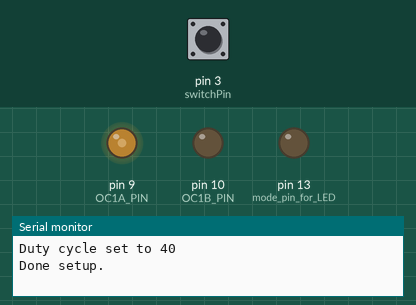
This sketch was run on a simulated Arduino Uno, built with avr-gcc and run on an emulated ATmega328P. On the bench: output pins drawn as LEDs (lit = HIGH), the last lines printed to the serial monitor. Dashed ring = blinking. The inputs (shaded band) are chosen by the test bench; at power-on: pin 3 (switchPin) HIGH.

Above: at 1.2 s.
1.3 s: pin 3 (switchPin) pulled LOW for 0.15 s
At 3.6 s:
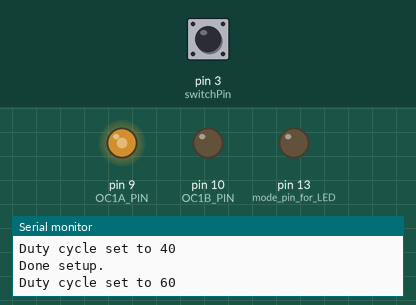
4.3 s: pin 3 (switchPin) pulled LOW for 1 s
At 5.9 s:
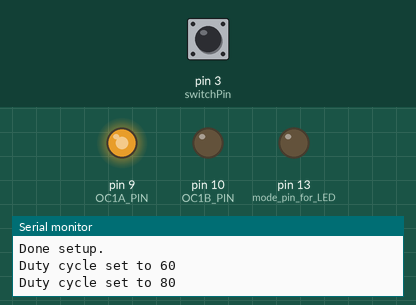
7.3 s: pin 3 (switchPin) pulsed LOW 2 times (0.12 s each, 0.3 s apart)
At 8.4 s:
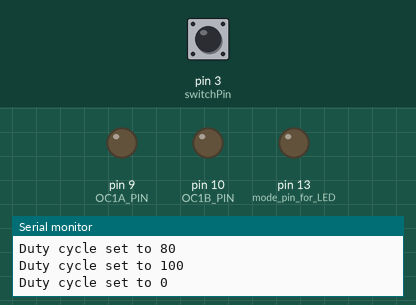
9.4 s: pin 3 (switchPin) pulled LOW for 0.15 s
At 10.5 s:
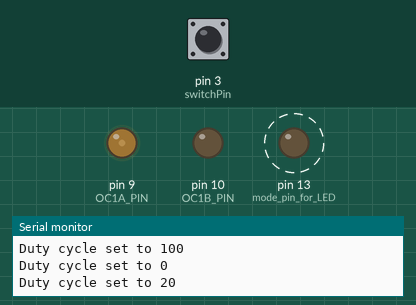
12.4 s: pin 3 (switchPin) pulled LOW for 3.2 s
At 12.8 s:
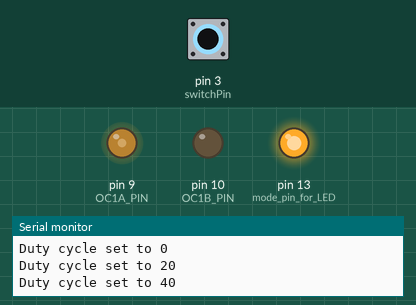
Timing chart, 0 to 18.1 s (numbered marks = the images above; inputs shaded):
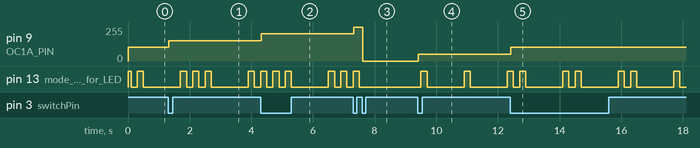

Measured:
- after the input at 1.3 s, pin 9 (OC1A_PIN): 102/255 → 153/255 at once
- after the input at 4.3 s, pin 9 (OC1A_PIN): 153/255 → 204/255 at once
- after the input at 7.3 s, pin 9 (OC1A_PIN): 204/255 → 255/255 at once, → 0/255 0.30 s later; pin 13 (mode_pin_for_LED): goes on until 7.5 s, then stays LOW
- after the input at 9.4 s, pin 9 (OC1A_PIN): 0/255 → 51/255 at once; pin 13 (mode_pin_for_LED): alternates HIGH for 0.20 s and LOW for 1.2 s, starting after 0.10 s
- after the input at 12.4 s, pin 9 (OC1A_PIN): 51/255 → 102/255 at once

The sketch:

main.ino
```cpp
// generate a 25kHz PWM
// duty cycle moves 20% at a time

// button pin is 3, gnd = press
// fan pwm pin is 9

// SUPPORTING FUNCTIONS

int oneShotBits[8]; // oneshot bits available for use for oneshot or toggle calls
int ONSTracker;     // index for oneshot bits

int oneShot(int precond, int OSR)
{
    // use global memory to keep track of oneshot bits
    if (precond == 1 && oneShotBits[OSR] == 0)
    {
        oneShotBits[OSR] = 1;
        return 1;
    }
    else if (precond == 0 && oneShotBits[OSR] == 1)
    {
        oneShotBits[OSR] = 0;
        return 0;
    }
    else
        return 0;
}

// timer memories, used for debounce
int timerInSession[8];                                           // for speed, so we only update timer timers when needed
int timerMemory[sizeof(timerInSession) / sizeof(int)];           // make function calls smaller by remembering previous output state
unsigned long timerTimers[sizeof(timerInSession) / sizeof(int)]; // debounce timers available for use
int timerTracker;

int TON(int input, int preset, int timerNumber)
{
    if (input && !timerInSession[timerNumber])
        timerTimers[timerNumber] = millis();
    else if (input && timerMemory[timerNumber])
        return 1;
    else if (input && millis() - timerTimers[timerNumber] >= preset)
    {
        timerMemory[timerNumber] = 1;
        return 1;
    }
    timerMemory[timerNumber] = 0;
    timerInSession[timerNumber] = input;
    return 0;
}

// BEGINNING OF PROGRAM -----------------------------

const word PWM_FREQ_HZ = 25000; //Adjust this value to adjust the freque
const word TCNT1_TOP = 16000000 / (2 * PWM_FREQ_HZ); // 16MHz / (2 * PWM_FREQ_HZ)
const byte OC1A_PIN = 9;
const byte OC1B_PIN = 10;

//configure Timer 1 (pins 9,10) to output 25kHz PWM
void setupTimer1(){
    //Set PWM frequency to about 25khz on pins 9,10 (timer 1 mode 10, no prescale, count to 320)
    pinMode(OC1A_PIN, OUTPUT);
    pinMode(OC1B_PIN, OUTPUT);
    TCCR1A = (1 << COM1A1) | (1 << COM1B1) | (1 << WGM11);
    TCCR1B = (1 << CS10) | (1 << WGM13);
    ICR1 = TCNT1_TOP;
    OCR1A = 0;
    OCR1B = 0;
}

void setPwmDuty(byte duty)
{
    OCR1A = (word)(duty * TCNT1_TOP) / 100;
}

// do some defines to port pic code over to arduino
uint8_t switchPin = 3;
#define Switch digitalRead(switchPin)

int mode = 2; // start in mode 2
int numBlinks = 0;
int donePulsing = 0;
int LED = 0;

void setup()
{
    Serial.begin(9600);

    // set up pin modes
    pinMode(LED_BUILTIN, OUTPUT);       // mode pin for LED
    pinMode(switchPin, INPUT_PULLUP);   // switch input for mode change
    digitalWrite(LED_BUILTIN, !LED);    // set led to off

    // set these two pins to inputs on pwr and gnd
    // they are hard wired to 5v and gnd, I just dont want them as floating outputs or inputs
    pinMode(6, INPUT);  // gnd pin
    pinMode(7, INPUT);  // pwr pin
    pinMode(8, INPUT);  // rpm pin, unused but could be implemented later

    setupTimer1(); // need to set up timer 1 for PWM
    setPwmDuty(mode * 20); // set duty cycle to 0
    Serial.println("Duty cycle set to " + String(mode * 20));

    Serial.println("Done setup.");
}

void loop()
{
    // start of loop instructions
    ONSTracker = 0; // reset tracker for each loop
    timerTracker = 0;

    // Main code here

    // mode change condition, oneShot pb press with 20ms debounce
    if (oneShot(TON(!Switch, 20, timerTracker++), ONSTracker++))
    {
        mode++; // increment to next mode
        if (mode > 5)
            mode = 0;
        int duty = mode * 20;
        Serial.println("Duty cycle set to " + String(duty));
        setPwmDuty(duty); // update pwm duty cycle based on mode
    }

    // indicate mode on LED
    if (oneShot(millis() % 200 > 100, ONSTracker++) && !donePulsing) // 5 pulses per second, for a 2.5Hz LED pulse
    {
        if (!LED) // if led is on, then turn off, increment pulse counter, and check for done pulsing
        {
            LED = 1; // turn off LED
            digitalWrite(LED_BUILTIN, !LED);
            numBlinks++;
            if (numBlinks >= mode)
            {
                numBlinks = 0;
                donePulsing = 1;
            }
        }
        else if (mode) // if LED is already off, then turn it on
        {
            LED = 0;
            digitalWrite(LED_BUILTIN, !LED);
        }
    }
    if (TON(donePulsing, 1000, timerTracker++))
    {
        donePulsing = 0;
    }

    delay(1); // slow down the processor a bit
}
```
